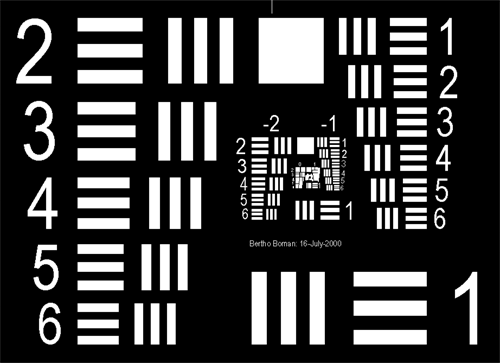
%> input picture USAF-1951.gif, 500 x 363 px
$ octave coherent_imaging.m   (GNU Octave 9; MATLAB toolbox functions it lacks are replaced by stand-ins)
%> lines starting %> are read from the running program, lines starting %| are printed output that depends on the picture
### circ.m
function[out]=circ(r)
%
% circle function
%
% evaluates circ(r)
% note: returns odd number of samples for diameter
%
out=abs(r)<=1;
end

### coherent_imaging.m
%% Coherence imaging example
clear;
close all;

%% simulating the ideal image:

A=imread('USAF-1951.gif');
%> A is the input picture: size 363x500 uint8; min 0, max 255, mean 61

[M, N ]=size(A);                    % get image sample rate
%> M = 363; N = 500
A=flipud(A);                        % reverse row order
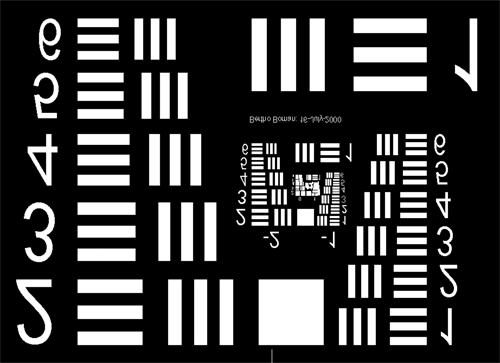
%> A: size 363x500 uint8; min 0, max 255, mean 61; mean of the top-left, top-right, bottom-left and bottom-right quarters 52.9, 56.8, 65.4, 68.8
Ig=single(A);                       % integer to floating
Ig=Ig(1:362, 100:461, :);           % dirty way of cropping an image
%> Ig: size 362x362 single
Ig=Ig./max(max(Ig));                 % normalize ideal image

ug=sqrt(Ig);                        % ideal image field
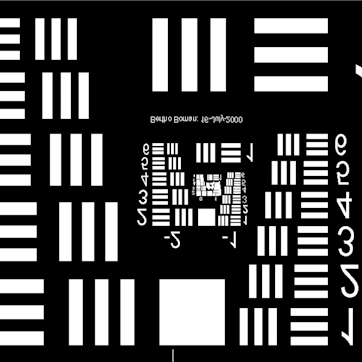
%> ug: size 362x362 single; min 0, max 1, mean 0.293
L=0.3e-3;                          % image plane side length (m)
du=L/(M-1);                             % sample interval
%> du = 8.29e-07
u=-L/2:du:L/2-du; v=u;
%> after `u=-L/2:du:L/2-du`: u = 362 values from -0.00015 to 0.000149
%> after `v=u`: v = 362 values from -0.00015 to 0.000149

figure(1); clf;                     % check ideal image
imagesc(u, v, Ig);
colormap("gray"); xlabel('u (m)'); ylabel('v (m)');
axis square
axis xy

%% Generating coherent transfer function:
lambda=0.5*10^-6;               % wavelength
wxp=6.25e-3;                    % exit pupil radius
zxp=125e-3;                     % exit pupil distance
f0=wxp/(lambda*zxp);            % cutoff frequency

fu=-1/(2*du):1/L:1/(2*du)-(1/L); fv=fu;
%> after `fu=-1/(2*du):1/L:1/(2*du)-(1/L)`: fu = 362 values from -603333.3 to 600000
%> after `fv=fu`: fv = 362 values from -603333.3 to 600000

[Fu, Fv]=meshgrid(fu, fv);
H=circ(sqrt(Fu.^2+Fv.^2)./f0);

figure(2); clf;
surf(fu, fv, H.*.99);
camlight left; lighting phong;
colormap("parula")
shading interp
ylabel('fu (cyc/m)'); xlabel('fv (cyc/m)');
%> after `xlabel('fv (cyc/m)')`:
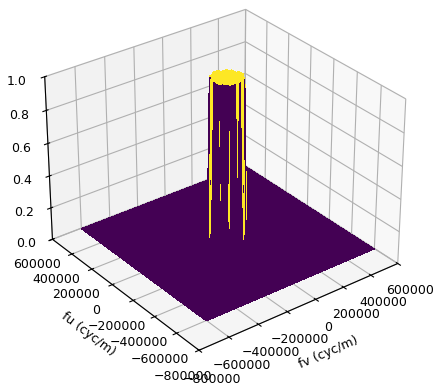
%> figure redrawn from the program's plot data

%% Simulating the image:
H=fftshift(H);
Gg=fft2(fftshift(ug));
Gi=Gg.*H;
ui=ifftshift(ifft2(Gi));
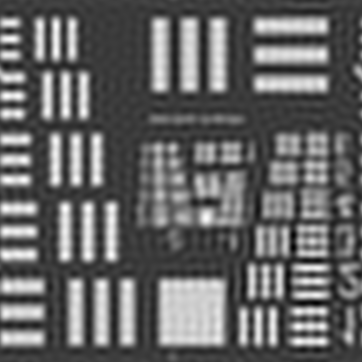
%> ui: size 362x362 single; min -0.398, max 1.33, mean 0.293; drawn with min black and max white
Ii=(abs(ui)).^2;

figure(3); clf;
imagesc(u, v, nthroot(Ii, 2));
colormap('gray'); xlabel('u (m)'); ylabel('v (m)');
axis square
axis xy

% figure(4); clf;
% vvalue=-0.8e-4;
% vindex=

%% Cross section comparison of the image:
figure(4); clf;
vvalue=-1.3e-4;         % select row (y value)
vindex=round(vvalue/du+(M/2+1));      % convert row index
plot(u, Ii(vindex, :), u, Ig(vindex, :), ':');
xlabel('u (m)'); ylabel('Irradiance');
%> after `ylabel('Irradiance')`:
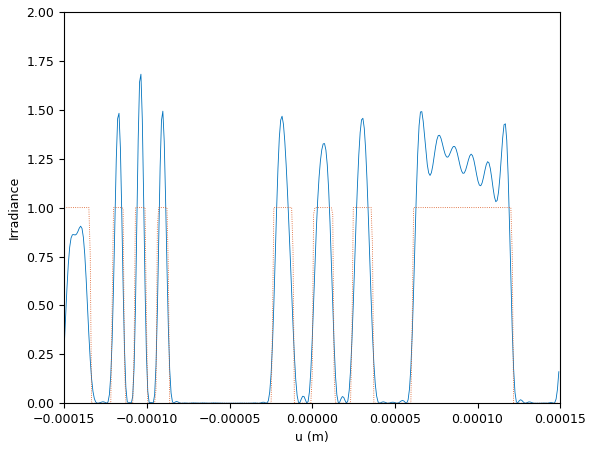
%> figure redrawn from the program's plot data; curve peaks at x = -0.000104, y = 1.68; curve peaks at x = -0.00015, y = 1


%% Illuminating with real light

% applying a random complex exponential phase term to the object (ideal
% image) field:

ug=sqrt(Ig).*exp(1j*2*pi*rand(M-1));          % ideal image

Gg=fft2(fftshift(ug));
Gi=Gg.*H;
ui=ifftshift(ifft2(Gi));
Ii=(abs(ui)).^2;
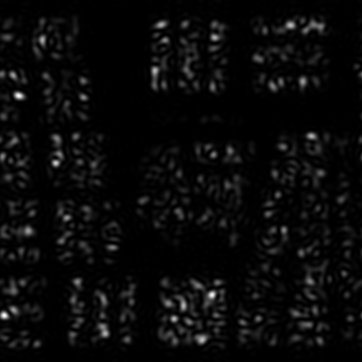
%> Ii: size 362x362 single; min 2.19e-09, max 0.149, mean 0.00589; drawn with min black and max white

figure(5); clf;                         % plotting the ideal image illumination
imagesc(u, v, nthroot(Ii, 2));
colormap('gray'); xlabel('u (m)'); ylabel('v (m)');
axis square
axis xy
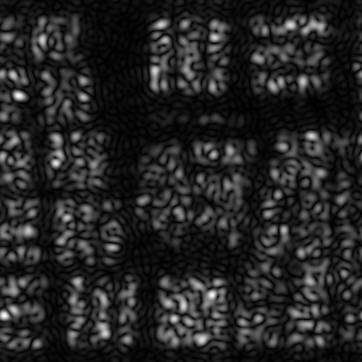
%> displayed picture: size 362x362x3, on the screen's scale of 0 to 255; min 0, max 255, mean 37.4
